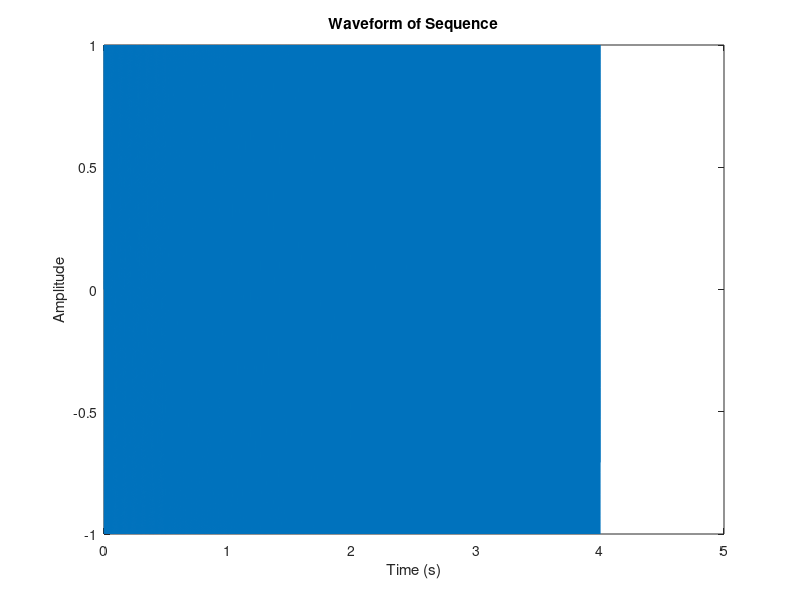

Source code (MATLAB):
frequencies = [261.63, 293.66, 329.63, 349.23, 392.00, 440.00, 493.88, 523.25];
sample_rate = 44100;
fs = 1 / sample_rate;
duration = 0.5;
sequence = [];

for freq = frequencies
    t = 0 : (1 / sample_rate) : duration;
    signal = sin(2*pi*freq*t);
    sequence = [sequence, signal];
end

sequence = sequence/max(abs(sequence));
filename = 'Do_Re.wav';
audiowrite(filename, sequence, sample_rate);
sound(sequence, sample_rate);

t_total = 0 : (1 / sample_rate) : (length(sequence) - 1) / sample_rate;
figure;
plot(t_total, sequence);
xlabel('Time (s)');
ylabel('Amplitude');
title('Waveform of Sequence');